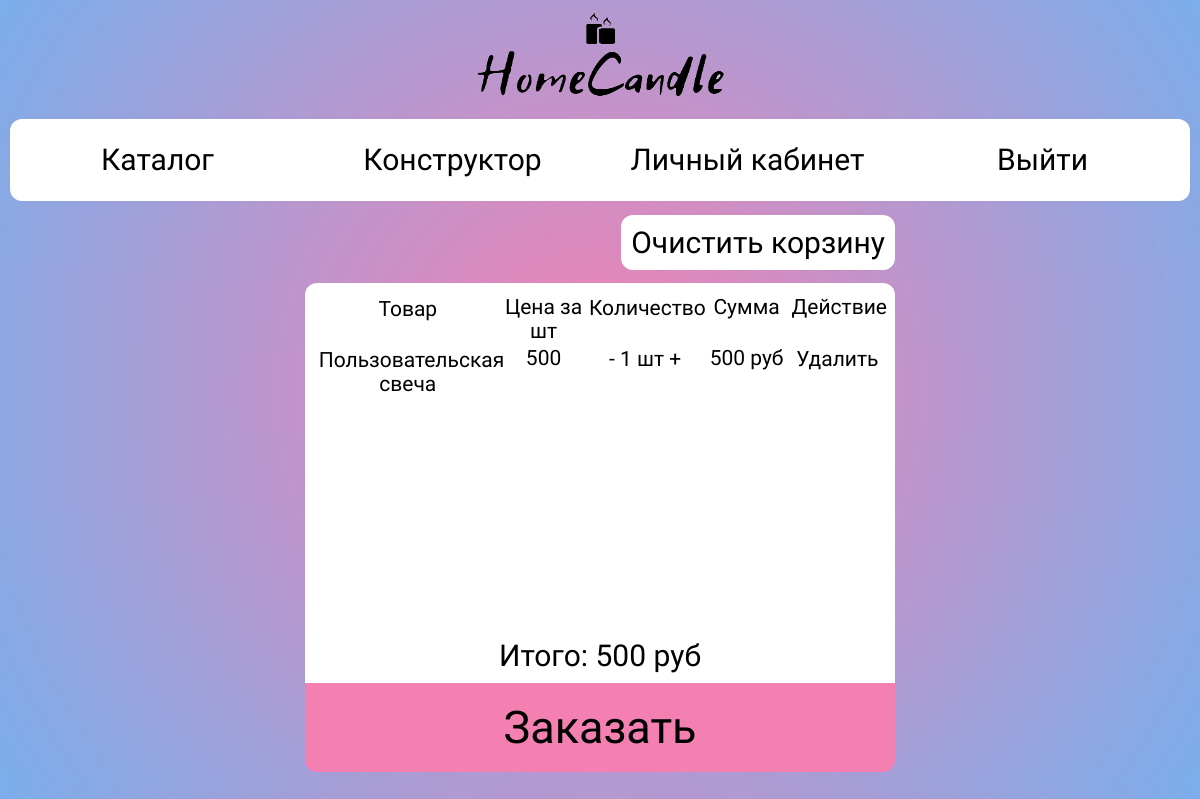
The page /view/cart.php (signed in) on the database as committed earlier.
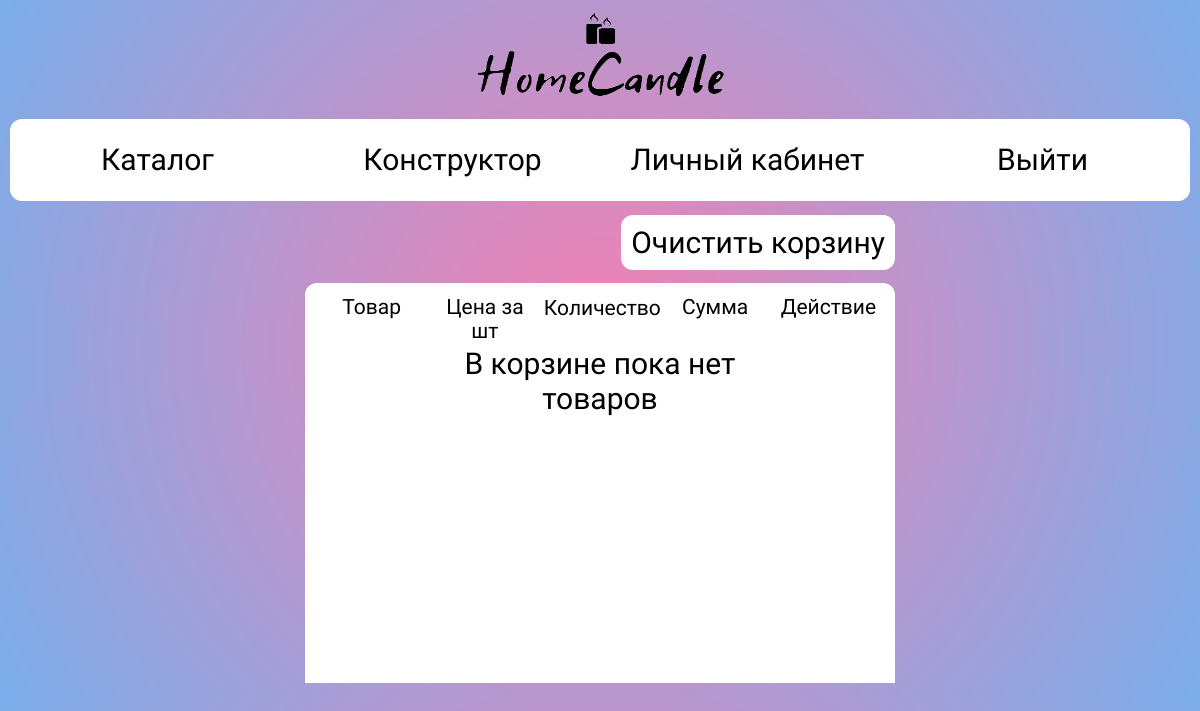
The same page on the database as committed later.
### tables this page shows
CREATE TABLE `cart` (
  `id_orders` int(11) NOT NULL,
  `id_candle` int(11) NOT NULL,
  `quantity` int(5) NOT NULL,
  `id_user` int(11) NOT NULL,
  `date` datetime NOT NULL,
  `id_order_user` int(11) NOT NULL,
  `status_order` varchar(30) NOT NULL,
  `cost_order` int(5) DEFAULT NULL
);

CREATE TABLE `candle_name` (
  `id_name_candle` int(11) NOT NULL,
  `name_candle` varchar(30) NOT NULL
);

CREATE TABLE `candle_size_price` (
  `id_size_price` int(11) NOT NULL,
  `size_candle` varchar(30) NOT NULL,
  `price_size` int(5) NOT NULL
);

### view/cart.php (the view, shortened to what this page needs)
<?php
require_once "../back/connection.php";
$id_user = $_SESSION['id_user'];
    $query_session = "SELECT `session_order` FROM `users` WHERE `id_user` = $id_user;";
    $result_session = mysqli_query($link, $query_session);
    $session_data = mysqli_fetch_row($result_session);
    $sess = $session_data[0];
    $id_order_user = $sess;
?>
<!DOCTYPE html>
<html lang="en">
<head>
    <link rel="stylesheet" href="../css/cart.css">
</head>
<body>
<div class="logo">
    <img src="../img/logo.png" width= "270px" height= "90px">
    </div>
<header>
    <a href="catalogue.php"> Каталог </a>
    <a href="construct.php"> Конструктор </a>
    <a href="account.php"> Личный кабинет </a>
    <a href="../back/logout.php"> Выйти </a>
</header>
    <nav>
        <p><a href="../back/clear-cart.php?idOrd=<?= $id_order_user;?>">Очистить корзину</a></p>
    </nav>
<div class="container">
    <div class="content">
            <p>Товар</p>
            <p>Цена за шт</p>
            <p>Количество</p>
            <p>Сумма</p>
            <p>Действие</p>
    <?php
        $query_orders = "
        SELECT cart.id_candle, id_order_user, name_candle, quantity, price_size, quantity * price_size, status_order
        FROM cart, candles, candle_size_price, candle_name
        WHERE id_order_user = $id_order_user
        AND id_user = $id_user AND status_order = 'cart'
        AND cart.id_candle = candles.id_candle
        AND candles.id_size_candle = candle_size_price.id_size_price
        AND candles.id_name_candle = candle_name.id_name_candle;";
        $result = mysqli_query($link, $query_orders);
        $row = mysqli_num_rows($result);
        if($row <= 0){
            echo "<span> В корзине пока нет товаров</span>";
        }
        else{
        $cost = 0;
        while ($row_data = mysqli_fetch_assoc($result)) {
            $cost += $row_data['quantity * price_size'];
        ?>
            <p><?= $row_data['name_candle'];?></p>
            <p><?= $row_data['price_size'];?></p>
            <p>
                <a href="../back/minus_quantity.php?idCandle=<?= $row_data['id_candle'];?>&idOrder=<?= $row_data['id_order_user'];?>&quantity=<?= $row_data['quantity'];?>">-</a>
                <?= $row_data['quantity'];?> шт
                <a href="../back/plus_quantity.php?idCandle=<?= $row_data['id_candle'];?>&idOrder=<?= $row_data['id_order_user'];?>&quantity=<?= $row_data['quantity'];?>">+</a>
            </p>
            <p><?= $row_data['quantity * price_size'];?> руб</p>
            <p><a href="../back/del-candle-from-cart.php?idOrder=<?= $row_data['id_order_user'];?>&idCandle=<?= $row_data['id_candle'];?>"><span class='del'>Удалить</span></a></p>
        <?
        }
            ?>
     <?
        }
        ?>
    </div>
    <?php
if($row > 0){
?>
<p class="cost">Итого:<span> <?= $cost;?></span> руб </p>
</div>
<footer>
    <a href="../back/add_to_order.php" class>Заказать</a>
<?php
}
?>
</footer>
</body>
</html>

Rows that differ between the two databases and show on the page:
removed cart: candle_name.name_candle "Пользовательская свеча", candle_size_price.price_size "500", quantity "1", quantity "500"
Other text that changed with them:
$cost: "500" → (not shown)
text no longer shown: "Итого: руб Заказать"
text now shown: "В корзине пока нет товаров"
